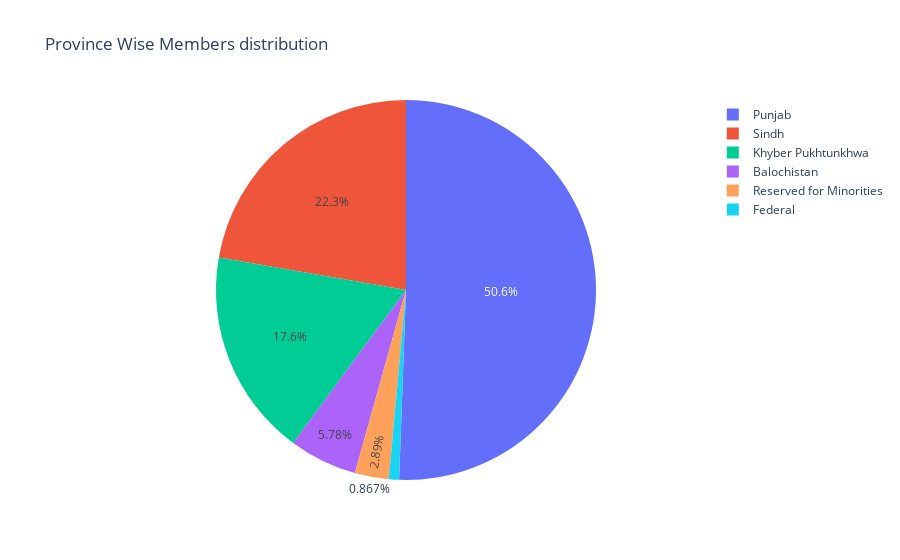

Here is the notebook cell this chart was saved with:
### Markdown cell above
Province wise members distribution

### Code cell
df3 = df.groupby('Province')['Name'].unique().reset_index()
df3['Number of Members'] = df3['Name'].apply(lambda x: len(x))
fig = px.pie(df3, values='Number of Members', names='Province', title='Province Wise Members distribution')
fig.show()

### Figure 1 — Plotly figure (JSON) as saved in the notebook; plotly's stock layout.template omitted (floating-point values rounded to 4 significant figures)
{"data": [{"domain": {"x": [0, 1], "y": [0, 1]}, "hovertemplate": "Province=%{label}<br>Number of Members=%{value}<extra></extra>", "labels": ["Balochistan", "Federal", "Khyber Pukhtunkhwa", "Punjab", "Reserved for Minorities", "Sindh"], "legendgroup": "", "name": "", "showlegend": true, "type": "pie", "values": [20, 3, 61, 175, 10, 77]}], "layout": {"legend": {"tracegroupgap": 0}, "title": {"text": "Province Wise Members distribution"}}}
